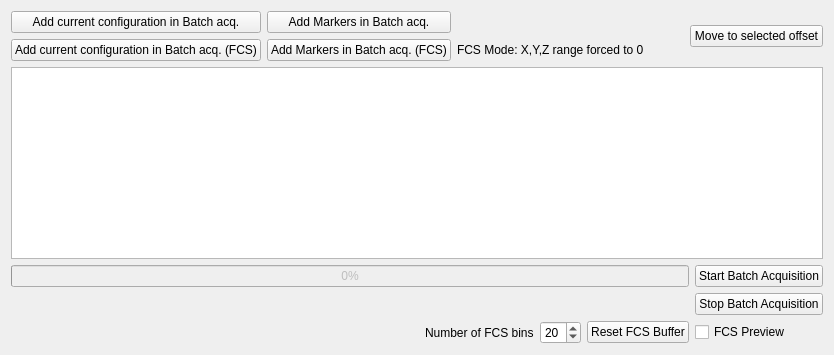
        <widget class="QWidget" name="tab_fcs">
         <attribute name="title">
          <string> FCS &amp;&amp; Batch acq.</string>
         </attribute>
         <layout class="QGridLayout" name="gridLayout_39">
          <item row="0" column="0">
           <layout class="QGridLayout" name="gridLayout_44">
            <item row="0" column="4">
             <spacer name="horizontalSpacer_8">
              <property name="orientation">
               <enum>Qt::Orientation::Horizontal</enum>
              </property>
              <property name="sizeHint" stdset="0">
               <size>
                <width>40</width>
                <height>20</height>
               </size>
              </property>
             </spacer>
            </item>
            <item row="0" column="5" rowspan="2">
             <widget class="QPushButton" name="pushButton_13">
              <property name="text">
               <string>Move to selected offset</string>
              </property>
             </widget>
            </item>
            <item row="1" column="2">
             <widget class="QPushButton" name="pushButton_copyPositionsMarkersFCS">
              <property name="text">
               <string>Add Markers in Batch acq. (FCS)</string>
              </property>
             </widget>
            </item>
            <item row="0" column="2">
             <widget class="QPushButton" name="pushButton_copyPositionsMarkers">
              <property name="text">
               <string>Add Markers in Batch acq.</string>
              </property>
             </widget>
            </item>
            <item row="0" column="1">
             <widget class="QPushButton" name="pushButton_currentConfToBatch">
              <property name="text">
               <string>Add current configuration in Batch acq.</string>
              </property>
             </widget>
            </item>
            <item row="1" column="1">
             <widget class="QPushButton" name="pushButton_currentConfToBatchFCS">
              <property name="text">
               <string>Add current configuration in Batch acq. (FCS)</string>
              </property>
             </widget>
            </item>
            <item row="1" column="3">
             <widget class="QLabel" name="label_103">
              <property name="text">
               <string>FCS Mode: X,Y,Z range forced to 0</string>
              </property>
             </widget>
            </item>
           </layout>
          </item>
          <item row="2" column="0">
           <widget class="QTableWidget" name="tableWidget">
            <property name="sizePolicy">
             <sizepolicy hsizetype="Minimum" vsizetype="Minimum">
              <horstretch>0</horstretch>
              <verstretch>0</verstretch>
             </sizepolicy>
            </property>
            <property name="font">
             <font>
              <family>MS Shell Dlg 2</family>
              <pointsize>8</pointsize>
             </font>
            </property>
            <property name="rowCount">
             <number>0</number>
            </property>
            <property name="columnCount">
             <number>0</number>
            </property>
            <attribute name="horizontalHeaderMinimumSectionSize">
             <number>21</number>
            </attribute>
            <attribute name="verticalHeaderDefaultSectionSize">
             <number>21</number>
            </attribute>
           </widget>
          </item>
          <item row="4" column="0">
           <layout class="QGridLayout" name="gridLayout_FCS">
            <property name="sizeConstraint">
             <enum>QLayout::SizeConstraint::SetMaximumSize</enum>
            </property>
           </layout>
          </item>
          <item row="3" column="0">
           <layout class="QGridLayout" name="gridLayout_40">
            <item row="4" column="0">
             <layout class="QHBoxLayout" name="horizontalLayout_2">
              <item>
               <spacer name="horizontalSpacer_3">
                <property name="orientation">
                 <enum>Qt::Orientation::Horizontal</enum>
                </property>
                <property name="sizeHint" stdset="0">
                 <size>
                  <width>40</width>
                  <height>20</height>
                 </size>
                </property>
               </spacer>
              </item>
              <item>
               <widget class="QLabel" name="label_68">
                <property name="text">
                 <string/>
                </property>
               </widget>
              </item>
              <item>
               <widget class="QLabel" name="label_69">
                <property name="text">
                 <string>Number of FCS bins</string>
                </property>
               </widget>
              </item>
              <item>
               <widget class="QSpinBox" name="spinBox_FCSbins">
                <property name="minimum">
                 <number>1</number>
                </property>
                <property name="maximum">
                 <number>30</number>
                </property>
                <property name="value">
                 <number>20</number>
                </property>
               </widget>
              </item>
              <item>
               <widget class="QPushButton" name="pushButton_FCS_reset">
                <property name="text">
                 <string>Reset FCS Buffer</string>
                </property>
               </widget>
              </item>
             </layout>
            </item>
            <item row="0" column="0">
             <widget class="QProgressBar" name="progressBar_batch">
              <property name="enabled">
               <bool>false</bool>
              </property>
              <property name="value">
               <number>0</number>
              </property>
             </widget>
            </item>
            <item row="2" column="1">
             <widget class="QPushButton" name="pushButton_12">
              <property name="text">
               <string>Stop Batch Acquisition</string>
              </property>
             </widget>
            </item>
            <item row="2" column="0">
             <widget class="QLabel" name="label_batch">
              <property name="text">
               <string/>
              </property>
             </widget>
            </item>
            <item row="0" column="1">
             <widget class="QPushButton" name="pushButton_startBatchFCS">
              <property name="text">
               <string>Start Batch Acquisition</string>
              </property>
             </widget>
            </item>
            <item row="4" column="1">
             <widget class="QCheckBox" name="checkBox_fcs_preview">
              <property name="text">
               <string>FCS Preview</string>
              </property>
             </widget>
            </item>
           </layout>
          </item>
         </layout>
        </widget>
